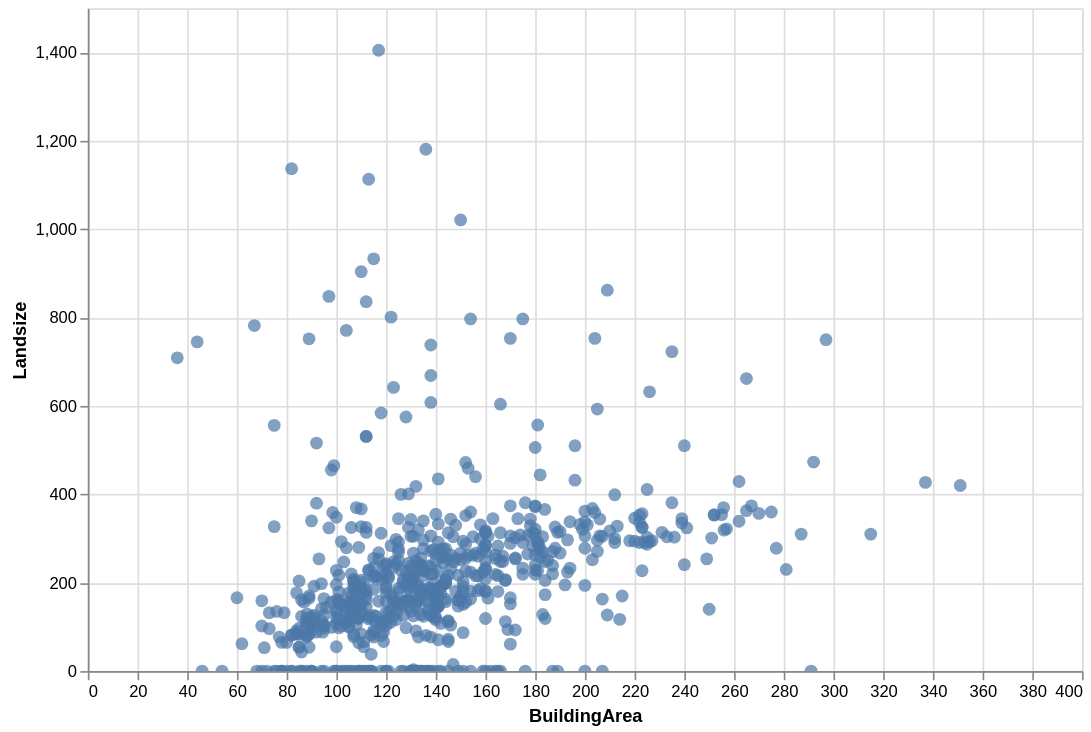

Notebook source saved alongside this figure:
### Code cell
# add in clip to ensure data stays within chart

alt.Chart(
    housing_data,
    height=400,
    width=600
).mark_circle(
    size=60,
    clip=True
).encode(
    x='BuildingArea',
    y=alt.Y('Landsize', scale=alt.Scale(domain = (0,1500))),
)

### Figure 1 — Vega-Lite specification as saved in the notebook (floating-point values rounded to 4 significant figures; data arrays with more than 128 entries replaced by an {"elided": "..."} marker saying what was removed)
{"config": {"view": {"continuousWidth": 300, "continuousHeight": 300}}, "data": {"name": "data-4c729991a1fc54ac63aa4060a0a79366"}, "mark": {"type": "circle", "clip": true, "size": 60}, "encoding": {"x": {"field": "BuildingArea", "type": "quantitative"}, "y": {"field": "Landsize", "scale": {"domain": [0, 1500]}, "type": "quantitative"}}, "height": 400, "width": 600, "$schema": "https://vega.github.io/schema/vega-lite/v6.1.0.json", "datasets": {"data-4c729991a1fc54ac63aa4060a0a79366": {"elided": "696 records"}}}
